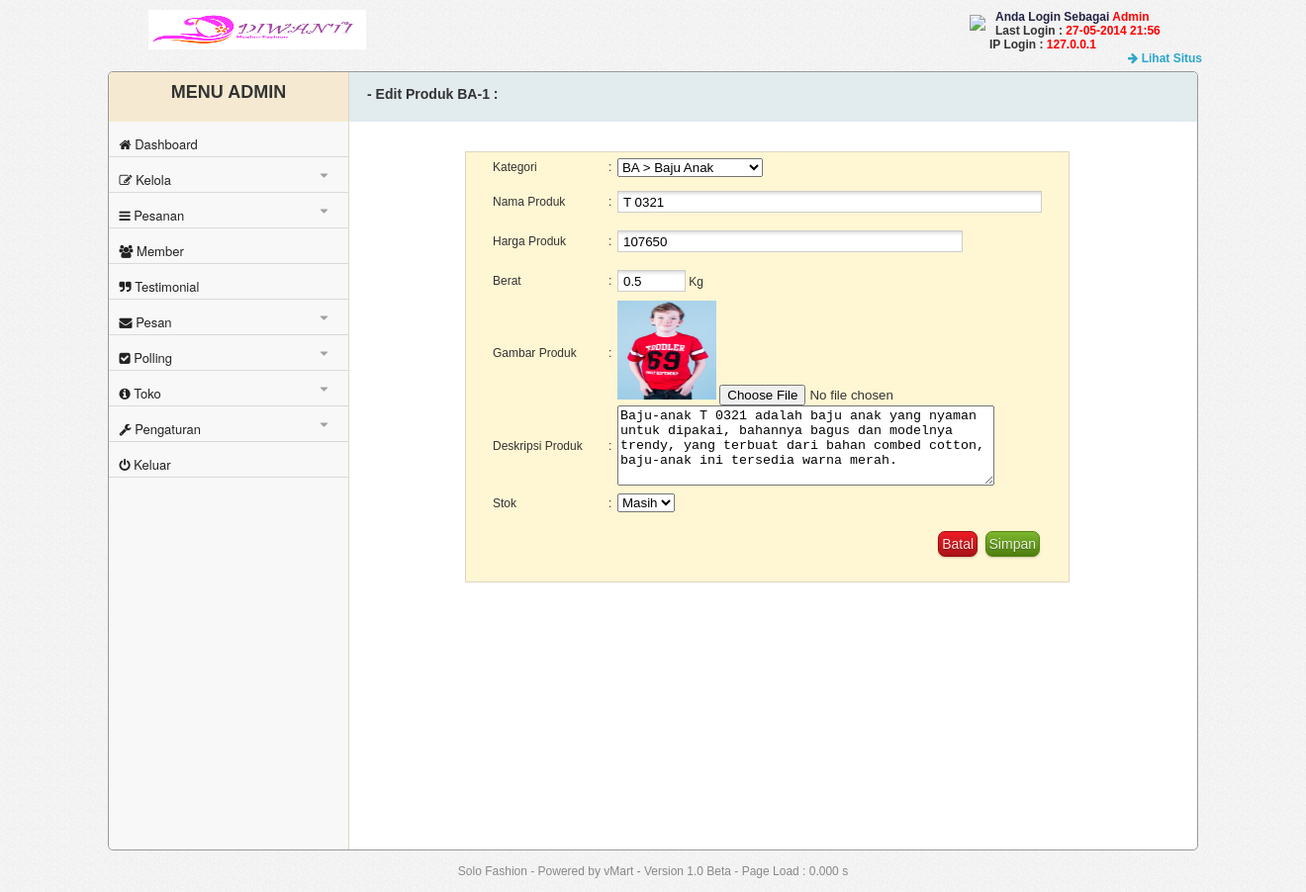
/admin/index.php?module=produk&aksi=kelola&id=BA-1 (signed in), run on the app's committed database.
### tables this page shows
CREATE TABLE `t_pengaturan` (
  `id` int(1) NOT NULL,
  `judul_website` varchar(50) NOT NULL,
  `banner_website` varchar(50) NOT NULL,
  `favicon` varchar(50) NOT NULL,
  `keyword` varchar(100) NOT NULL,
  `deskripsi` varchar(100) NOT NULL,
  `panduan` longtext NOT NULL,
  `slide` enum('aktif','tidak aktif') NOT NULL,
  `polling` enum('aktif','tidak aktif') NOT NULL,
  `google_analystics` varchar(20) NOT NULL,
  PRIMARY KEY (`id`)
);

CREATE TABLE `t_user` (
  `id_user` int(10) NOT NULL AUTO_INCREMENT,
  `username` varchar(20) NOT NULL,
  `password` varchar(40) NOT NULL,
  `email` varchar(100) NOT NULL,
  `level` enum('super admin','admin') NOT NULL,
  `last_login` varchar(40) NOT NULL,
  `ip_login` varchar(40) NOT NULL,
  PRIMARY KEY (`id_user`)
);

CREATE TABLE `t_produk` (
  `id_produk` char(10) NOT NULL,
  `id_kategori` char(10) NOT NULL,
  `nama_produk` varchar(50) NOT NULL,
  `harga_produk` int(40) NOT NULL,
  `gambar_produk` varchar(30) NOT NULL,
  `deskripsi_produk` longtext NOT NULL,
  `berat` varchar(5) NOT NULL,
  `stok` enum('Masih','Habis') NOT NULL,
  `tgl_post` date NOT NULL,
  PRIMARY KEY (`id_produk`),
  KEY `id_kategori` (`id_kategori`),
  CONSTRAINT `t_produk_ibfk_1` FOREIGN KEY (`id_kategori`) REFERENCES `t_kategori` (`id_kategori`) ON DELETE CASCADE ON UPDATE CASCADE
);

### includes/lib.php (called while the page is built, shortened)
<?php
$sql_pengaturan=mysql_query("select *from t_pengaturan where id=1");
$row_pengaturan=mysql_fetch_assoc($sql_pengaturan);
	$judul_web=$row_pengaturan['judul_website'];
	$banner_web=$row_pengaturan['banner_website'];
$id=$_GET['id'];
$module=$_GET['module'];
$level=$_SESSION['level'];
$aksi=$_GET['aksi'];
?>

### includes/fungsi.php (called while the page is built, shortened)
<?php
function ubah_huruf_awal($pemisah, $paragrap) {
    $pisahkalimat=explode($pemisah, $paragrap);
    $kalimatbaru = array();
    foreach ($pisahkalimat as $kalimat) {
    $kalimatawalhurufbesar=ucfirst(strtolower($kalimat));
    $kalimatbaru[] = $kalimatawalhurufbesar;
    }
    $textgood = implode($pemisah, $kalimatbaru);
    return $textgood;
}
?>

### admin/module/produk/k-produk.php (the view, shortened to what this page needs)
<?php
$table='t_produk';
$link='index.php?module=produk';
$pk='id_produk';
if(isset($id) || $aksi=='hapus'){
	$sql_check=mysql_query("select *from t_produk where id_produk='".$id."'");
	$hitung_check=mysql_num_rows($sql_check);
	if($hitung_check==1){
		if($aksi=='hapus'){
				$sql_aksi=mysql_query("delete from $table where $pk='".$id."'");
				$sql_d=mysql_query("select *from $table where $pk='".$id."'") or die(mysql_error());
				$r_d=mysql_fetch_assoc($sql_d);
			if($r_d['gambar_produk']!=''){
				$del=".".$r_d['gambar_produk']."";
				unlink($del);
			}else{};
				if($sql_aksi){
					echo "<script>alert('Data Berhasil Dihapus!');window.location=('".$link."');</script>";
				}else{
					echo "<script>alert('Data Gagal Dihapus!');window.location=('".$link."');</script>";
		}
		}else{
			$sql_edit=mysql_query("select *from ".$table." where ".$pk."='".$id."'");
			$row_edit=mysql_fetch_assoc($sql_edit);
		}
	}else{
		echo "<script>alert('Produk Tidak Tersedia!');window.location='index.php';</script>";
	}
}
if(isset($aksi) && isset($id)){
	$judul="- Edit Produk ".$id." :";
}else{
	$judul="- Tambah Produk :";
}
?>
<div class="path"><h3><?php echo "".$judul."" ?> </h3></div>
<div class="input">
<table width="587" height="362" align="center" cellpadding="0" cellspacing="0">
  <tr align="left">
    <td width="462" valign="top"><form action="" method="post" enctype="multipart/form-data" name="form1" id="form1">
      <table width="555" height="420" align="center" cellpadding="0" cellspacing="0">
        <tr align="left">
          <td width="130" height="30">Kategori</td>
          <td width="10">:</td>
          <td width="347">
  <select name="id_kategori" id="id_kategori">
  <?php
			if(isset($id)) {
				$sqll=mysql_query("select *from t_kategori where id_kategori='".$row_edit['id_kategori']."'");
				$rowl=mysql_fetch_assoc($sqll);
				echo "<option value=".$row_edit['id_kategori']." hidden>".$row_edit['id_kategori']." > ".$rowl['nama_kategori']."</option>";
			}
		?>
		?></select>
            </td>
        </tr>
        <tr align="left">
          <td height="40">Nama Produk</td>
          <td>:</td>
          <td align="left"><span id="sprytextfield3">
            <input name="nama_produk" type="text" id="nama_produk" size="50" maxlength="50" value="<?php echo $row_edit['nama_produk']; ?>" /><br /><span class="textfieldRequiredMsg">Input Masih Kosong!</span></span></td>
          </tr>
        <tr align="left">
          <td height="40">Harga Produk</td>
          <td>:</td>
          <td align="left"><span id="sprytextfield4">
            <input name="harga_produk" type="text" id="harga_produk" size="40" onkeypress='return harusangka(event)' maxlength="40" value="<?php echo $row_edit['harga_produk']; ?>" />
            <br /><span class="textfieldRequiredMsg">Input Masih Kosong!</span></span></td>
          </tr>
		<tr align="left">
          <td height="40">Berat</td>
          <td>:</td>
          <td align="left"><span id="sprytextfield5">
            <input name="berat_produk" type="text" id="berat_produk" size="5"  maxlength="5" value="<?php echo $row_edit['berat']; ?>" /> Kg
            <br /><span class="textfieldRequiredMsg">Input Masih Kosong!</span></span></td>
          </tr>
        <tr align="left">
          <td height="40">Gambar Produk</td>
          <td>:</td>
          <td align="left"> <?php
		 		if(isset($id)) {
				echo "<img src=.".$row_edit['gambar_produk']." width='100' height='100'>";
				}
			?>
            <input type="file" name="foto" id="foto" />
          </tr>
        <tr align="left">
          <td height="40">Deskripsi Produk</td>
          <td>:</td>
          <td align="left"><span id="sprytextarea1">
            <textarea name="deskripsi_produk" id="harga_produk" cols="45" rows="5" ><?php echo $row_edit['deskripsi_produk'];?></textarea>
            <br /><span class="textareaRequiredMsg">Input Masih Kosong!</span></span></td>
          </tr>
        <tr align="left">
          <td>Stok</td>
          <td>:</td>
          <td align="left"><select name="stok" id="stok"><?php if(isset($id)){ echo "
            	<option value=".$row_edit['stok']." hidden=hidden>".$row_edit['stok']."</option>
				   <option value=Masih>Masih</option>
            <option value=Habis>Habis</option>
				"; }else{ echo"
            <option value=Masih>Masih</option>
            <option value=Habis>Habis</option>
         "; } ?> </select></td>
        </tr>
        <tr align="left">
          <td>&nbsp;</td>
          <td>&nbsp;</td>
          <td align="right"><input type="reset" name="batal" id="batal" value="Batal" class="button red" onClick="window.location.href='index.php?module=produk'">
            <input type="submit" name="simpan" class="button green" id="simpan" value="Simpan" /></td>
          </tr>
        </table>
    </form>&nbsp;</td>
  </tr>
</table>
</div>

### admin/index.php (shortened to what this page needs)
<?php
	$awalload = microtime(true);
	require_once "../includes/lib.php";
	require_once "../includes/fungsi.php";
?>
<!DOCTYPE html PUBLIC "-//W3C//DTD XHTML 1.0 Transitional//EN" "http://www.w3.org/TR/xhtml1/DTD/xhtml1-transitional.dtd">
<html xmlns="http://www.w3.org/1999/xhtml">
<head>
<link href="css/font-awesome.min.css" rel="stylesheet" type="text/css" />
<link href="css/style.css" rel="stylesheet" type="text/css" />
<link href="js/SpryAssets/SpryValidationTextField.css" rel="stylesheet" type="text/css" />
<link href="js/SpryAssets/SpryValidationTextarea.css" rel="stylesheet" type="text/css" />
<link rel="stylesheet" href="js/fancybox/jquery.fancybox.css?v=2.1.5" type="text/css" media="screen" />
</head>
<body>
<div class="banner">
	<img src="<?php echo ".".$banner_web."" ?>" width="220px" height="40px">
</div>
<div class="text-welcome">
		<img src="img/icon/user-4.png" style="float:left; margin-top:5px; margin-left:-20px; margin-right:10px;">
		<font color="#222244"><b>Anda Login Sebagai <font color="#FF0000"><?php echo "".ubah_huruf_awal(" ",$level)."" ?></font></b> </font><br>
	<?php
		$sql_user=mysql_query("select *from t_user where id_user=".$_SESSION['id_user']."");
		$row_user=mysql_fetch_assoc($sql_user);
	?>
		<b>	Last Login : <font color="#FF0000"><?php echo "".$row_user['last_login']."" ?></font><br>
			IP Login : <font color="#FF0000"><?php echo "".$row_user['ip_login']."" ?></font> </b>
		<br>
	<a href='../index.php' target="_blank" style="color:#2BA6CB; text-decoration:none; position:absolute; margin-left:140px;"><i class="fa fa-arrow-right"></i> <b>Lihat Situs</b></a>
</div>
<div class="konten">
	<div class="side-menu">
		<div class="menu-header">
			<h2>MENU ADMIN </h2>
		</div>
	<div id="wrapper">
		<ul class="menu">
			<li><a href="index.php?module=dashboard" ><i class="fa fa-home"></i> Dashboard</a></li>
			<li><a href="#"><i class="fa fa-edit"></i>  Kelola<span><i class='fa fa-caret-down'></i></span></a>
			</li>
			<li><a href="#"><i class="fa fa-bars"></i>  Pesanan<span><i class='fa fa-caret-down'></i></span></a>
			</li>
			<li><a href="index.php?module=member"><i class="fa fa-users"></i>  Member</a></li>
			<li><a href="index.php?module=testimonial"><i class="fa fa-quote-right"></i> Testimonial</a></li>
			<li><a href="index.php?module=pesan"><i class="fa fa-envelope"></i>  Pesan<span><i class='fa fa-caret-down'></i></span></a>
			</li>
			<li><a href="#"><i class="fa fa-check-square"></i>  Polling<span><i class='fa fa-caret-down'></i></span></span></a>
			<li><a href="#"><i class="fa fa-info-circle"></i>  Toko<span><i class='fa fa-caret-down'></i></span></span></a>
			<li><a href="#"><i class="fa fa-wrench"></i>  Pengaturan<span><i class='fa fa-caret-down'></i></span></a>
			</li>
				<li><a href="index.php?module=keluar"><i class="fa fa-power-off"></i>  Keluar</a></li>
			</ul>
	</div>
</div>
	<div class="isi">
<?php
	if($module=='kategori'){
		if($aksi=='kelola' || $aksi=='hapus'){
			include "module/kategori/k-kategori.php";
		}else{
			include "module/kategori/kategori.php";
		}
	}elseif($module=='produk'){
		if($aksi=='kelola' || $aksi=='hapus'){
			include "module/produk/k-produk.php";
		}else{
			include "module/produk/produk.php";
		}
	}elseif($module=='konfirmasi'){
			include 'module/konfirmasi/konfirmasi.php';
	}elseif($module=='template'){
		if($aksi=='kelola' || $aksi=='hapus'){
			include 'module/template/k-template.php';
		}else{
			include 'module/template/template.php';
		}
	}elseif($module=='rekening'){
		if($aksi=='kelola' || $aksi=='hapus'){
			include 'module/rekening/k-rekening.php';
		}else{
			include 'module/rekening/rekening.php';
		}
	}elseif($module=='tentang'){
			include 'module/profil/tentang.php';
	}elseif($module=='panduan'){
			include 'module/pengaturan/panduan.php';
	}elseif($module=='kontak'){
			include 'module/kontak/kontak.php';
	}elseif($module=='slider'){
			include 'module/slider/slider.php';
	}elseif($module=='sosmed'){
			include 'module/kontak/sosmed.php';
	}elseif($module=='profil'){
		if($aksi=='kelola'){
			include 'module/profil/k-profil.php';
		}else{
			include 'module/profil/profil.php';
		}
	}elseif($module=='testimonial'){
			include 'module/testimonial/testimonial.php';
	}elseif($module=='shipping'){
		if($aksi=='kelola' || $aksi=='hapus'){
			include 'module/ongkir/k-shipping.php';
		}else{
			include "module/ongkir/shipping.php";
		}
	}elseif($module=='member'){
		if(isset($id)){
			include "module/member/detail.php";
		}else{
			include "module/member/member.php";
		}
	}elseif($module=='user' && $level=='super admin'){
		if($aksi=='kelola' ){
			include "module/user/k-user.php";
		}else{
			include "module/user/user.php";
		}
	}elseif($module=='pengaturan' && $level=='super admin'){
		include "module/pengaturan/pengaturan.php";
	}elseif($module=='pesan'){
		if($aksi=='kirim'){
				include "module/pesan/kirim-pesan.php";
			}else{
				include "module/pesan/kotak-pesan.php";
		}
	}elseif($module=='keluar'){
		$sql_user=mysql_query("update t_user SET ip_login='".$_SERVER['REMOTE_ADDR']."',last_login='".date("d-m-Y H:i")."' where id_user=".$_SESSION['id_user']."");
		session_destroy();
		session_unset();
		echo "<script>window.location=('login.php');</script>";
	}else{
		include "module/dashboard/dashboard.php";
	}
?>
	</div>
		<br><br>
</div>
<br>
<center>
	<font style="color:#888888"><?php echo "".$judul_web.""; $akhirload = microtime(true); $waktuload = $akhirload  - $awalload; ?> - Powered by vMart - Version  <?php  echo "".versi_cms." - Page Load : " . number_format($waktuload, 3, '.', '') . " s"; ?></center>
	<br>
</body>
</html>

### admin/css/style.css (style rules this page uses)
body { margin: 0; padding: 0; font-family: Arial,Helvetica,sans-serif; font-size: 12px; color: #333; text-align: center; background-image:url(../img/bg.png); }
.button { display: inline-block; zoom: 1; *display: inline; vertical-align: baseline; margin: 0 2px; outline: none; cursor: pointer; text-align: center; text-decoration: none; font: 14px/100% Arial, Helvetica, sans-serif; padding: 5px 3px 5px; text-shadow: 0 1px 1px rgba(0,0,0,.3); -webkit-border-radius: .5em; -moz-border-radius: .5em; border-radius: .5em; -webkit-box-shadow: 0 1px 2px rgba(0,0,0,.2); -moz-box-shadow: 1px 1px 4px #AAAAAA; box-shadow: 0 1px 2px rgba(0,0,0,.2); }
.red { color: #faddde; border: solid 1px #980c10; background: #d81b21; background: -webkit-gradient(linear, left top, left bottom, from(#ed1c24), to(#aa1317)); background: -moz-linear-gradient(top, #ed1c24, #aa1317); filter: progid:DXImageTransform.Microsoft.gradient(startColorstr='#ed1c24', endColorstr='#aa1317'); }
.green { color: #e8f0de; border: solid 1px #538312; background: #64991e; background: -webkit-gradient(linear, left top, left bottom, from(#7db72f), to(#4e7d0e)); background: -moz-linear-gradient(top, #7db72f, #4e7d0e); filter: progid:DXImageTransform.Microsoft.gradient(startColorstr='#7db72f', endColorstr='#4e7d0e'); }
input[type="text"] { height:20px; background-image:url(../img/inputbar.gif); background-repeat:repeat-x; background-color:#FFF; border:#cccccc solid 1px; padding:0px 5px; }
.banner { width:200px; position:absolute; margin-left:150px; float:left; }
.text-welcome { margin-left:1000px; margin-top:10px; text-align:left; width:310px; }
.text-welcome a { width:100px; }
.side-menu { width:22%; float:left; border-top-left-radius:5px; border-right-color:#DFD5C3; border-right-style:solid; border-right-width:thin; background-color:#F8F8F8; height:786px; border-bottom-left-radius:5px; }
.side-menu h2 { margin-top:0px; padding-top:10px; color:#333333; }
.menu-header { background-color:#F5EAD1; height:50px; margin-bottom:-12px; border-top-left-radius:5px; }
ul, ul ul { margin: 0; padding: 0; list-style: none; }
#wrapper { width: 220px; margin: 100px auto; font-size: 0.8125em; }
.menu { width: 110%; margin-top:-100px; height: auto; }
.menu a { text-decoration:none; text-align:left; display:block; }
.menu i { margin-left:-61px; }
.menu > li > a { background-color: #F8F8F8; filter: progid:DXImageTransform.Microsoft.gradient(GradientType=0,StartColorStr='#727a86', EndColorStr='#505864'); border-bottom-style:solid; border-bottom-color:#DADADA; border-bottom-width:thin; margin-left:-11px; width: 100%; height:30px; line-height: 2.75em; text-indent: 2.75em; display: block; padding-top:5px; font-family: "Helvetica Neue", Helvetica, Arial, sans-serif; font-size:13px; font-weight:normal; position:relative; color:#222222; }
.menu > li > a:before { content: ''; background-repeat: no-repeat; font-size: 36px; height: 1em; width: 1em; position: absolute; left: 0; top: 50%; margin: -.5em 0 0 0; }
.menu li span i { display: inline-block; position: absolute; right: 1em; top: 50%; line-height: 1em; height: 1em; padding: .4em .6em; margin: -.8em 0 0 0; opacity:0.4; }
.konten { border-color:#999999; border-style:solid; border-width:thin; min-height:786px; margin:20px auto 0; width:1100px; background-color:#FFFFFF; border-radius:5px; }
.isi { margin-left:21%; }
.path { background-color:#E2EBEE; width:100%; height:50px; margin-top:-14px; border-top-right-radius:5px; }
.path h3 { padding-top:14px; text-align:left; padding-left:30px; }
.input { background-color:#FFF6D3; height:auto; border-color:#DFD5C3; border-style:solid; border-width:thin; width:70%; margin:30px auto 0; }

### data on the page
t_pengaturan: banner_website (picture), judul_website "Solo Fashion"
t_user: last_login "27-05-2014 21:56", ip_login "127.0.0.1"
t_produk: id_kategori "BA > Baju Anak", nama_produk "T 0321", harga_produk "107650", berat_produk "0.5", gambar_produk (picture), deskripsi_produk "Baju-anak T 0321 adalah baju anak yang nyaman untuk dipakai, bahannya bagus dan modelnya trendy, yang terbuat dari bahan combed cotton, baju-anak ini tersedia warna merah.", stok "Masih"

### other printed values
ubah_huruf_awal(" ",$level) "Admin"
$judul "- Edit Produk BA-1 :"
versi_cms "1.0 Beta"
